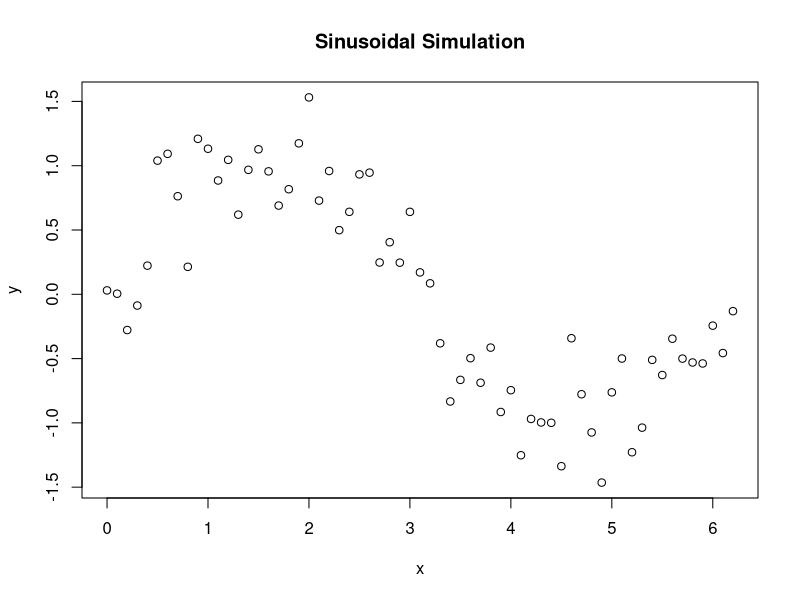

R code for this plot:
## ---- chunk 1
x = seq(0, 2*pi, by = 0.1)
y = sin(x) + rnorm(length(x), 0, 0.3)
plot(x,y) +
  title("Sinusoidal Simulation")
